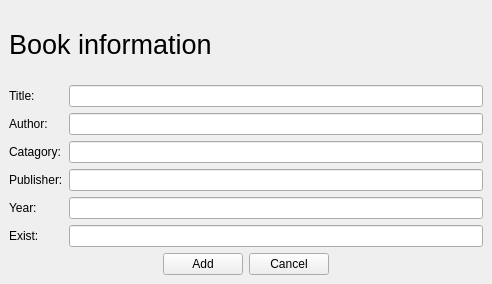
<?xml version="1.0" encoding="UTF-8"?>
<ui version="4.0">
 <class>GuiAddBook</class>
 <widget class="QMainWindow" name="GuiAddBook">
  <property name="geometry">
   <rect>
    <x>0</x>
    <y>0</y>
    <width>492</width>
    <height>284</height>
   </rect>
  </property>
  <property name="windowTitle">
   <string>MainWindow</string>
  </property>
  <widget class="QWidget" name="centralwidget">
   <layout class="QVBoxLayout" name="verticalLayout">
    <item>
     <widget class="QLabel" name="lInformationBook">
      <property name="font">
       <font>
        <pointsize>20</pointsize>
       </font>
      </property>
      <property name="text">
       <string>Book information</string>
      </property>
     </widget>
    </item>
    <item>
     <layout class="QGridLayout" name="gridLayout">
      <item row="3" column="1">
       <widget class="QLineEdit" name="inputPublisher"/>
      </item>
      <item row="1" column="1">
       <widget class="QLineEdit" name="inputAuthor"/>
      </item>
      <item row="0" column="0">
       <widget class="QLabel" name="lTitle">
        <property name="text">
         <string>Title:</string>
        </property>
       </widget>
      </item>
      <item row="2" column="1">
       <widget class="QLineEdit" name="inputCategory"/>
      </item>
      <item row="0" column="1">
       <widget class="QLineEdit" name="inputTitle"/>
      </item>
      <item row="4" column="0">
       <widget class="QLabel" name="lYear">
        <property name="text">
         <string>Year:</string>
        </property>
       </widget>
      </item>
      <item row="4" column="1">
       <widget class="QLineEdit" name="inputYear"/>
      </item>
      <item row="2" column="0">
       <widget class="QLabel" name="lCategory">
        <property name="text">
         <string>Catagory:</string>
        </property>
       </widget>
      </item>
      <item row="1" column="0">
       <widget class="QLabel" name="lAuthor">
        <property name="text">
         <string>Author:</string>
        </property>
       </widget>
      </item>
      <item row="3" column="0">
       <widget class="QLabel" name="lPublisher">
        <property name="text">
         <string>Publisher:</string>
        </property>
       </widget>
      </item>
      <item row="5" column="0">
       <widget class="QLabel" name="lExit">
        <property name="text">
         <string>Exist:</string>
        </property>
       </widget>
      </item>
      <item row="5" column="1">
       <widget class="QLineEdit" name="inputExist"/>
      </item>
     </layout>
    </item>
    <item>
     <layout class="QHBoxLayout" name="horizontalLayout">
      <item>
       <spacer name="horizontalSpacer_2">
        <property name="orientation">
         <enum>Qt::Horizontal</enum>
        </property>
        <property name="sizeHint" stdset="0">
         <size>
          <width>40</width>
          <height>20</height>
         </size>
        </property>
       </spacer>
      </item>
      <item>
       <widget class="QPushButton" name="bAdd">
        <property name="text">
         <string>Add</string>
        </property>
       </widget>
      </item>
      <item>
       <widget class="QPushButton" name="bCancel">
        <property name="text">
         <string>Cancel</string>
        </property>
       </widget>
      </item>
      <item>
       <spacer name="horizontalSpacer_3">
        <property name="orientation">
         <enum>Qt::Horizontal</enum>
        </property>
        <property name="sizeHint" stdset="0">
         <size>
          <width>40</width>
          <height>20</height>
         </size>
        </property>
       </spacer>
      </item>
     </layout>
    </item>
   </layout>
  </widget>
 </widget>
 <tabstops>
  <tabstop>inputTitle</tabstop>
  <tabstop>inputAuthor</tabstop>
  <tabstop>inputCategory</tabstop>
  <tabstop>inputPublisher</tabstop>
  <tabstop>inputYear</tabstop>
  <tabstop>bAdd</tabstop>
  <tabstop>bCancel</tabstop>
 </tabstops>
 <resources/>
 <connections/>
</ui>
